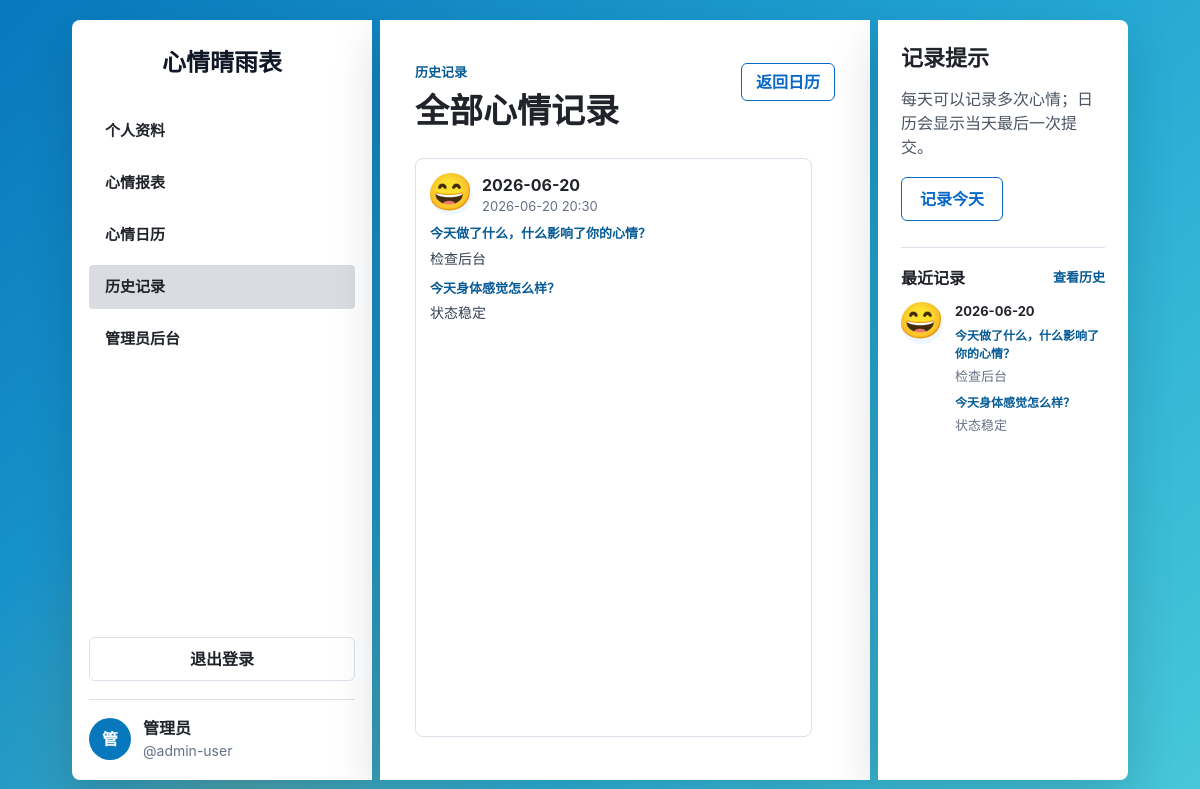
Before: /mood-history (signed in) with the older database file.
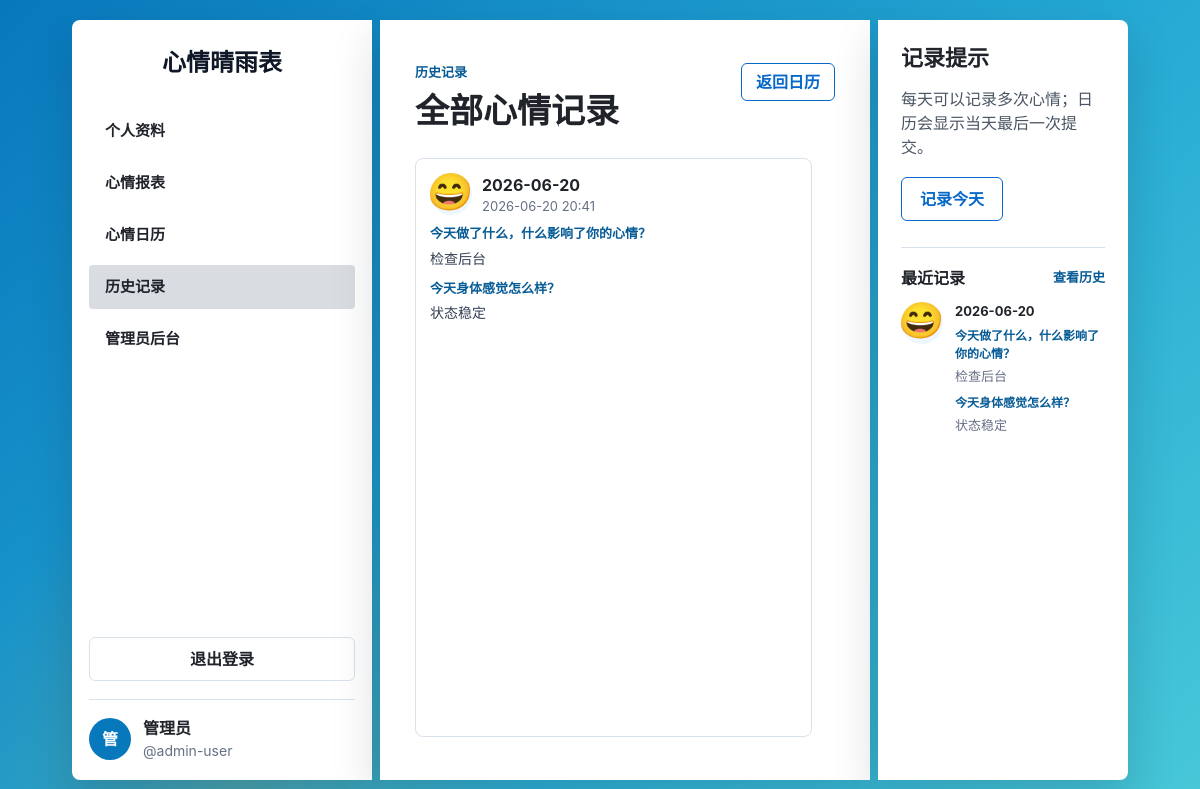
After: the same page with the newer database file.
### tables this page shows
CREATE TABLE mood_entries (
                id INTEGER PRIMARY KEY AUTOINCREMENT,
                user_id INTEGER NOT NULL,
                mood_emoji TEXT NOT NULL,
                reason TEXT NOT NULL,
                entry_date TEXT NOT NULL,
                created_at TEXT NOT NULL,
                FOREIGN KEY (user_id) REFERENCES users (id)
            );

### main.py (the view)
    @app.get("/mood-history", name="mood_history")
    async def mood_history(request: Request):
        user = require_user(request)
        if isinstance(user, RedirectResponse):
            return user
        return render_template(
            request,
            "mood_history.html",
            {
                "active_page": "mood_history",
                "entries": get_user_entries(request, user["id"]),
                "recent_entries": get_recent_entries(request, user["id"]),
            },
        )

### templates/mood_history.html (shortened to what this page needs)
{% extends "dashboard.html" %}
{% block content_card_class %}adaptive-scroll-card{% endblock %}
{% block content %}
<section class="page-heading history-heading">
  <div>
    <p class="eyebrow">历史记录</p>
    <h1>全部心情记录</h1>
  </div>
  <a class="outline-button history-calendar-link" href="{{ url_for('mood_calendar') }}">返回日历</a>
</section>
<section class="history-entry-list" aria-label="全部心情记录">
  {% if entries %}
    {% for entry in entries %}
      <article class="history-entry" id="entry-{{ entry['id'] }}">
        <div class="admin-entry-heading">
          <span class="recent-emoji">
            <span class="emoji-glyph">{{ entry["mood_emoji"] }}</span>
          </span>
          <div>
            <strong>{{ entry["entry_date"] }}</strong>
            <span class="admin-entry-time">{{ entry["created_at"] | datetime_cn }}</span>
          </div>
        </div>
        <div class="reason-parts">
          {% for part in entry["reason"] | mood_reason_parts %}
            <section class="reason-part">
              {% if part.question %}
                <span class="reason-question">{{ part.question }}</span>
              {% endif %}
              <p class="reason-answer">{{ part.answer }}</p>
            </section>
          {% endfor %}
        </div>
      </article>
    {% endfor %}
  {% else %}
    <p class="muted">还没有心情记录。</p>
  {% endif %}
</section>
{% endblock %}

### templates/dashboard.html (shortened to what this page needs)
{% extends "base.html" %}
{% block body_class %}dashboard-page{% endblock %}
{% block body %}
<div class="dashboard-shell">
  <aside class="sidebar">
    <a class="sidebar-brand" href="{{ url_for('profile') }}">
      <span>心情晴雨表</span>
    </a>
    <nav class="nav-list" aria-label="主导航">
      <a class="nav-item {% if active_page == 'profile' %}is-active{% endif %}" href="{{ url_for('profile') }}">
        <span>个人资料</span>
      </a>
      <a class="nav-item {% if active_page == 'mood_report' %}is-active{% endif %}" href="{{ url_for('mood_report') }}">
        <span>心情报表</span>
      </a>
      <a class="nav-item {% if active_page == 'mood_calendar' %}is-active{% endif %}" href="{{ url_for('mood_calendar') }}">
        <span>心情日历</span>
      </a>
      <a class="nav-item {% if active_page == 'mood_history' %}is-active{% endif %}" href="{{ url_for('mood_history') }}">
        <span>历史记录</span>
      </a>
      {% if current_user["is_admin"] %}
        <a class="nav-item {% if active_page == 'admin_dashboard' %}is-active{% endif %}" href="{{ url_for('admin_dashboard') }}">
          <span>管理员后台</span>
        </a>
      {% endif %}
    </nav>
    <form class="logout-form" method="post" action="{{ url_for('logout') }}">
      <button class="ghost-button" type="submit">退出登录</button>
    </form>
    <div class="sidebar-user">
      <div class="avatar">{{ current_user["real_name"][:1] }}</div>
      <div>
        <strong>{{ current_user["real_name"] }}</strong>
        <span>@{{ current_user["nickname"] }}</span>
      </div>
    </div>
  </aside>
  <main class="content-card {% block content_card_class %}{% endblock %}">
    {% block content %}{% endblock %}
  </main>
  <aside class="support-panel">
    <h2>记录提示</h2>
    <p>每天可以记录多次心情；日历会显示当天最后一次提交。</p>
    <a class="outline-button" href="{{ url_for('mood_report') }}">记录今天</a>
    <div class="recent-block">
      <div class="recent-header">
        <h3>最近记录</h3>
        <a href="{{ url_for('mood_history') }}">查看历史</a>
      </div>
      {% if recent_entries %}
        <ul class="recent-list">
          {% for entry in recent_entries %}
            <li>
              <span class="recent-emoji">
                <span class="emoji-glyph">{{ entry["mood_emoji"] }}</span>
              </span>
              <div>
                <strong>{{ entry["entry_date"] }}</strong>
                <div class="reason-parts compact">
                  {% for part in entry["reason"] | mood_reason_parts %}
                    <section class="reason-part">
                      {% if part.question %}
                        <span class="reason-question">{{ part.question }}</span>
                      {% endif %}
                      <p class="reason-answer">{{ part.answer }}</p>
                    </section>
                  {% endfor %}
                </div>
              </div>
            </li>
          {% endfor %}
        </ul>
      {% else %}
        <p class="muted">还没有心情记录。</p>
      {% endif %}
    </div>
  </aside>
</div>
{% endblock %}

Changed rows visible on the page:
changed mood_entries: created_at "2026-06-20 20:30" → "2026-06-20 20:41"
